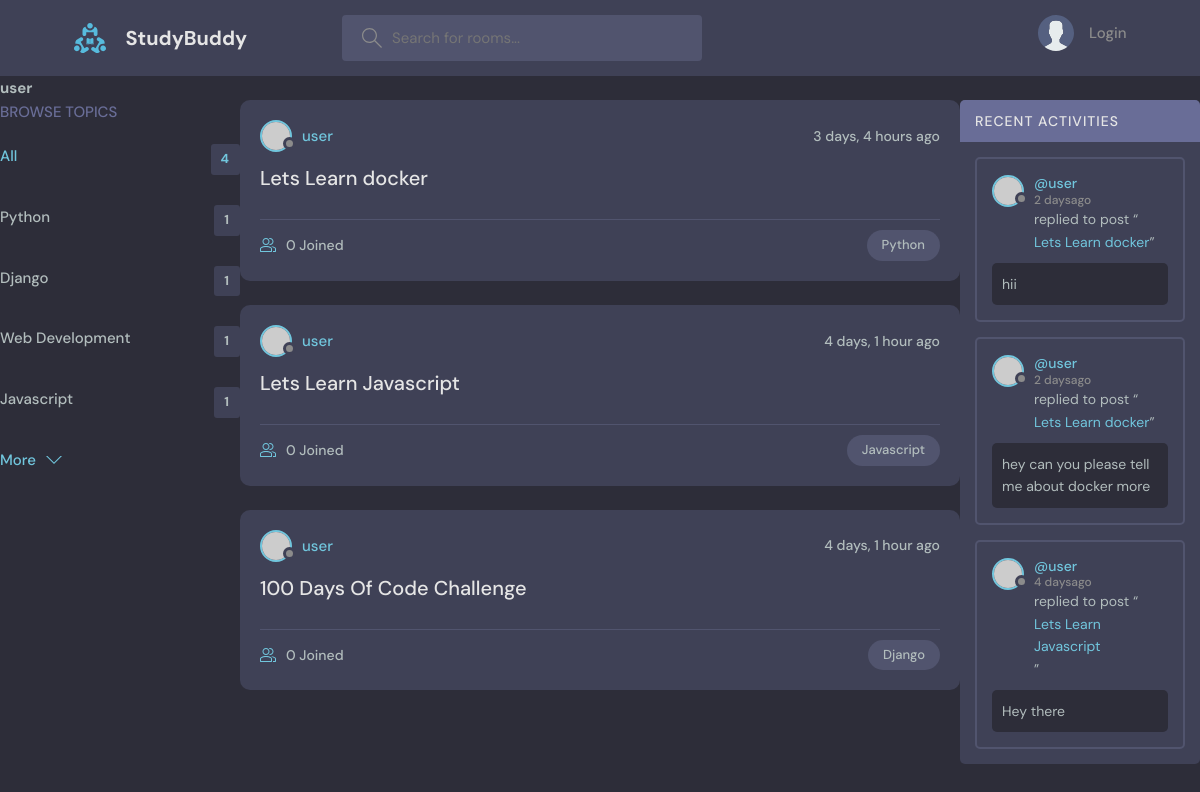
Page /profile/1/ on the earlier database version.
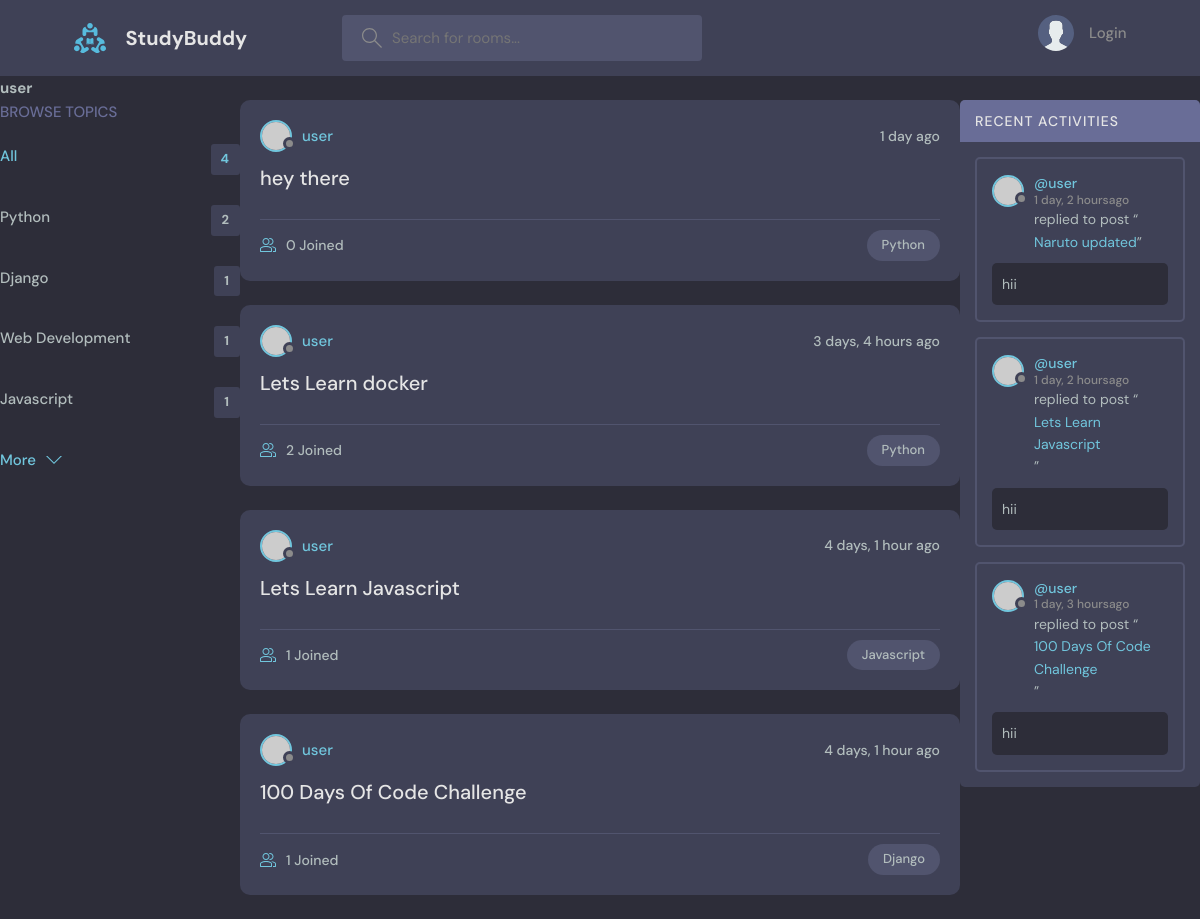
Same page on the later database version.
### base/models.py (models this page shows, shortened)
class Topic(models.Model):
    name = models.CharField(max_length=200)

class Room(models.Model):
    host = models.ForeignKey(User, on_delete=models.SET_NULL, null=True)
    topic = models.ForeignKey(Topic, on_delete=models.SET_NULL, null=True)
    name = models.CharField(max_length=200)
    description = models.TextField(null=True, blank=True)
    participants = models.ManyToManyField(User, related_name='participants', blank=True )
    updated = models.DateTimeField(auto_now=True)
    created = models.DateTimeField(auto_now_add=True)
    class Meta:
        ordering = ['-updated', '-created']
    def __str__(self):
        return self.name

class Message(models.Model):
    user = models.ForeignKey(User, on_delete=models.CASCADE)
    room = models.ForeignKey(Room, on_delete=models.CASCADE)
    body = models.TextField()
    updated = models.DateTimeField(auto_now=True)
    created = models.DateTimeField(auto_now_add=True)
    class Meta:
        ordering = ['-updated', '-created']

### base/views.py (the view)
# urls.py: path('profile/<str:pk>/', views.userProfile, name="user-profile"),
def userProfile(request, pk):
    user = User.objects.get(id=pk)
    rooms = user.room_set.all()
    room_messages = user.message_set.all()
    topics = Topic.objects.all()
    context  = {'user': user,'rooms': rooms,'room_messages': room_messages,'topics':topics}
    return render(request, 'base/profile.html', context)

### base/templates/base/profile.html (shortened to what this page needs)
{% extends 'main.html' %}
{% block content %}
<h1>{{user.username}}</h1>
<div class="profile-container">
    <div>
        {% include 'base/topics_component.html'  %}
    </div>
    <div>
{% include 'base/feed_component.html'  %}
    </div>
  <div>
    {% include 'base/activity_component.html'  %}
  </div>
</div>
{% endblock content %}

### templates/main.html (shortened to what this page needs)
<!DOCTYPE html>
{% load static %}
<html lang="en">
  <head>
    <link rel="stylesheet" href="{% static 'styles/style.css' %}" />
  </head>
  <body>
    {% include 'navbar.html' %}
    {% block content %}
    {% endblock %}
  </body>
</html>

### templates/navbar.html (shortened to what this page needs)
{% load static %}
<header class="header header--loggedIn">
    <div class="container">
      <a href="{% url 'home' %}" class="header__logo">
        <img src="{% static 'images/logo.svg' %}" />
        <h1>StudyBuddy</h1>
      </a>
      <form class="header__search" method="GET" action="{% url 'home' %}" >
        <label>
          <input name="q" placeholder="Search for rooms..." />
        </label>
      </form>
      <nav class="header__menu">
        {% if request.user.is_authenticated %}
        <div class="header__user">
          <a href="profile.html">
            <div class="avatar avatar--medium active">
              <img src="https://randomuser.me/api/portraits/men/37.jpg" />
            </div>
            <p>{{request.user.username}}<span>@{{request.user.username}}</span></p>
          </a>
          <button class="dropdown-button">
            <svg version="1.1" xmlns="http://www.w3.org/2000/svg" width="32" height="32" viewBox="0 0 32 32">
              <title>chevron-down</title>
              <path d="M16 21l-13-13h-3l16 16 16-16h-3l-13 13z"></path>
            </svg>
          </button>
        </div>
        {% else %}
        <a href="{% url 'login' %}">
          <img src="{% static 'images/avatar.svg' %}" />
          <p>Login</p>
        </a>
        {% endif %}
      </nav>
    </div>
  </header>

### base/templates/base/topics_component.html
<div class="topics">
    <div class="topics__header">
      <h2>Browse Topics</h2>
    </div>
    <ul class="topics__list">
      <li>
        <a href="{% url 'home' %}" class="active">All <span>{{topics.count}}</span></a>
      </li>
      {% for topic in topics %}
      <li>
        <a href="{% url 'home'%}?q={{topic.name}}">{{topic.name}} <span>{{topic.room_set.all.count}}</span></a>
      </li>
      {% endfor %}
    </ul>
    <a class="btn btn--link" href="topics.html">
      More
      <svg version="1.1" xmlns="http://www.w3.org/2000/svg" width="32" height="32" viewBox="0 0 32 32">
        <title>chevron-down</title>
        <path d="M16 21l-13-13h-3l16 16 16-16h-3l-13 13z"></path>
      </svg>
    </a>
  </div>

### base/templates/base/feed_component.html (shortened to what this page needs)
{% for room in rooms %}
<div class="roomListRoom">
    <div class="roomListRoom__header">
      <a href="{% url 'user-profile' room.host.id %}" class="roomListRoom__author">
        <div class="avatar avatar--small">
          <img src="https://randomuser.me/api/portraits/women/11.jpg" />
        </div>
        <span>{{room.host.username}}</span>
      </a>
      <div class="roomListRoom__actions">
        <span>{{room.created|timesince}} ago</span>
      </div>
    </div>
    <div class="roomListRoom__content">
      <a href="{% url 'room' room.id %}">{{room.name}}</a>
    </div>
    <div class="roomListRoom__meta">
      <a href="{% url 'room' room.id %}" class="roomListRoom__joined">
        {{room.participants.all.count}} Joined
      </a>
      <p class="roomListRoom__topic">{{room.topic.name}}</p>
    </div>
  </div>
  {% endfor %}

### base/templates/base/activity_component.html (shortened to what this page needs)
<div class="activities">
    <div class="activities__header">
      <h2>Recent Activities</h2>
    </div>
    {% for message in room_messages %}
    <div class="activities__box">
      <div class="activities__boxHeader roomListRoom__header">
        <a href="{% url 'user-profile' message.user.id  %}" class="roomListRoom__author">
          <div class="avatar avatar--small">
            <img src="https://randomuser.me/api/portraits/women/11.jpg" />
          </div>
          <p>
            @{{message.user}}
            <span>{{message.created|timesince}}ago</span>
          </p>
        </a>
      </div>
      <div class="activities__boxContent">
        <p>replied to post “<a href="{% url 'user-profile' message.room.id  %}">{{message.room}}</a>”</p>
        <div class="activities__boxRoomContent">
            {{message.body}}
        </div>
      </div>
    </div>
    {% endfor %}
  </div>

### base/templates/base/profile.html (style rules this page uses)
.profile-container { display: grid; grid-template-columns: 1fr 3fr 1fr; }

Differences in the rows shown:
removed Message: user "user", created "2 days", room "Lets Learn docker", body "hii"
removed Message: user "user", created "2 days", room "Lets Learn docker", body "hey can you please tell me about docker more"
removed Message: user "user", created "4 days", room "Lets Learn Javascript", body "Hey there"
computed for Topic "Python": room_set.all.count "1" → "2"
added Room: host.username "user", created "1 day", name "hey there", participants.all.count "0", topic.name "Python"
changed Room "Lets Learn docker": participants.all.count "0" → "2"
computed for Room "Lets Learn Javascript": participants.all.count "0" → "1"
computed for Room "100 Days Of Code Challenge": participants.all.count "0" → "1"
added Message: user "user", created "1 day, 2 hours", room "Naruto updated", body "hii"
added Message: user "user", created "1 day, 2 hours", room "Lets Learn Javascript", body "hii"
added Message: user "user", created "1 day, 3 hours", room "100 Days Of Code Challenge", body "hii"
